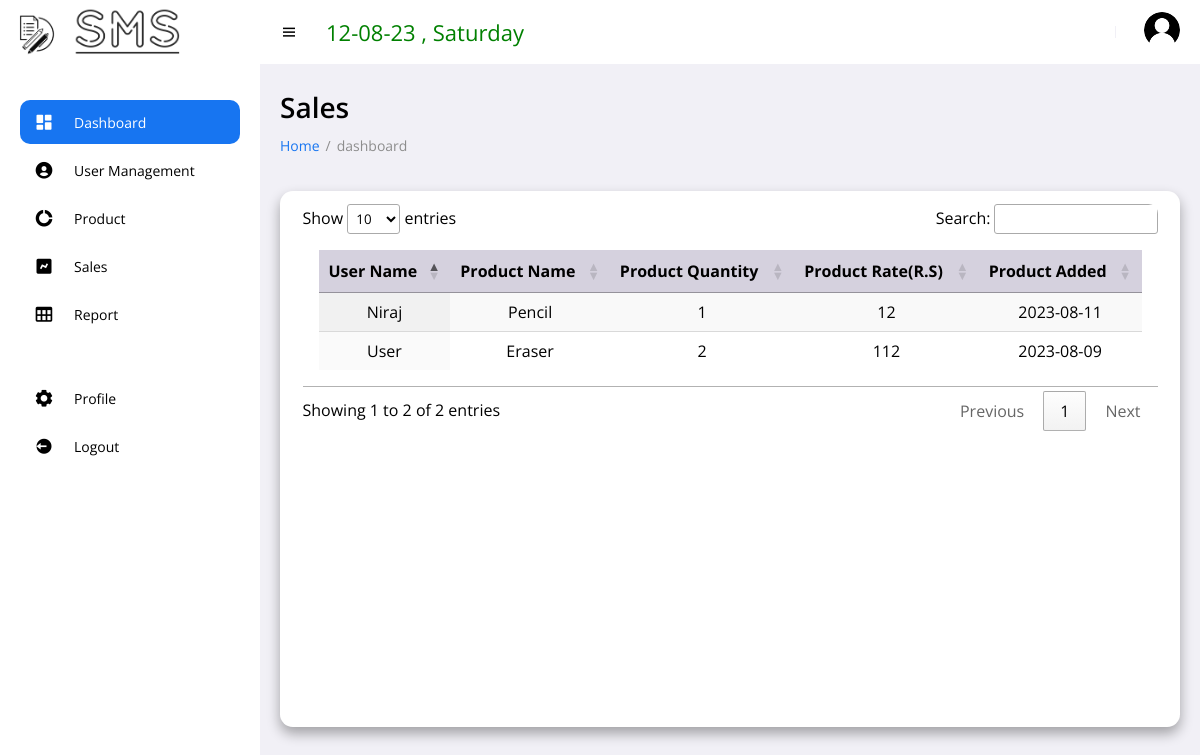
/sales.php (signed in), run on the app's committed database.
### tables this page shows
CREATE TABLE `users` (
  `user_id` int(11) NOT NULL,
  `username` varchar(255) NOT NULL,
  `email` varchar(255) NOT NULL,
  `password` varchar(255) NOT NULL,
  `cpassword` varchar(255) NOT NULL,
  `user_type` int(11) NOT NULL
);

CREATE TABLE `purchase_list` (
  `purchase_id` int(11) NOT NULL,
  `user_id` int(11) NOT NULL,
  `product_name` varchar(50) NOT NULL,
  `product_image` varchar(255) NOT NULL,
  `product_rate` varchar(255) NOT NULL,
  `product_quantity` varchar(110) NOT NULL,
  `purchase_date` date DEFAULT current_timestamp()
);

### sales.php (the view, shortened to what this page needs)
<!DOCTYPE html>
<html lang="en">
<head>
	<link href='https://unpkg.com/boxicons@2.0.9/css/boxicons.min.css' rel='stylesheet'>
	<link rel="stylesheet" href="assets/css/style.css">
	<link rel="stylesheet" href="assets/css/add.css">
    <link rel="stylesheet" href="https://cdn.datatables.net/1.13.6/css/jquery.dataTables.min.css">
</head>
<body>
	<section id="sidebar">
		<?php
			if($_SESSION['user_type'] == 1){
				include 'layouts/user_menu.php';
			}
			else{
				include 'layouts/admin_menu.php';
			}
		?>
  <main >
    <h1 class="title">Sales</h1>
    <ul class="breadcrumbs">
        <li><a href="admin_dashboard.php">Home</a></li>
        <li class="divider">/</li>
        <li><a href="admin_dashboard.php" class="active">dashboard</a></li>
    </ul>
    <div class="content">
    <div class="table">
        <section class="table_body">
        <table id="table" class="display" style="width:100%">
                <?php
                    include 'includes/connection.php';
                ?>
                <thead>
                    <tr>
                        <th>User Name</th>
                        <th>Product Name</th>
                        <th>Product Quantity</th>
                        <th>Product Rate(R.S)</th>
                        <th>Product Added</th>
                    </tr>
                </thead>
                <tbody>
                <?php
                    $select_product = mysqli_query($con, "SELECT * FROM purchase_list  ORDER BY purchase_date DESC ");
                    if(mysqli_num_rows($select_product) > 0){
                        while( $fetch_purchase = mysqli_fetch_assoc($select_product)){
                        $id= $fetch_purchase['user_id'];
                    ?>
                    <tr>
                        <td>
                        <?php
                            $user = mysqli_query($con, "SELECT * FROM users  WHERE user_id='$id'");
                            if(mysqli_num_rows($user) > 0){
                                while( $fetch_name = mysqli_fetch_assoc($user)){
                        ?>
                            <?php  echo $fetch_name['username']?></td><?php } }?>
                        <td><?php  echo $fetch_purchase['product_name']?></td>
                        <td><?php  echo $fetch_purchase['product_quantity'] ?></td>
                        <td><?php  echo $fetch_purchase['product_rate'] ?></td>
                        <td><?php echo $fetch_purchase['purchase_date'] ?></td>
                    </tr>
                    <?php
                        }
                    }
                    ?>
                </tbody>
            </table>
        </section>
    </div>
	</div>
  </main>
</section>
</body>
</html>

### assets/css/style.css (style rules this page uses)
* { font-family: 'Open Sans', sans-serif; margin: 0; padding: 0; box-sizing: border-box; }
:root { --grey: #F1F0F6; --dark-grey: #8D8D8D; --light: #fff; --dark: #000; --green: #81D43A; --light-green: #E3FFCB; --blue: #1775F1; --light-blue: #D0E4FF; --dark-blue: #0C5FCD; --red: #FC3B56; }
body { background: var(--grey); overflow-x: hidden; }
a { text-decoration: none; }
li { list-style: none; }
#sidebar { position: fixed; max-width: 260px; width: 100%; background: var(--light); top: 0; left: 0; height: 100%; overflow-y: auto; scrollbar-width: none; transition: all .3s ease; z-index: 200; }
main { width: 100%; padding: 24px 20px 20px 20px; }
main .title { font-size: 28px; font-weight: 600; margin-bottom: 10px; }
main .breadcrumbs { display: flex; grid-gap: 6px; }
main .breadcrumbs li, main .breadcrumbs li a { font-size: 14px; }
main .breadcrumbs li a { color: var(--blue); }
main .breadcrumbs li a.active, main .breadcrumbs li.divider { color: var(--dark-grey); pointer-events: none; }
main .content { width: 100%; min-height: 50vh; margin-top: 36px; background-color: white; box-shadow: 0 .4rem .8rem #0005; border-radius: .8rem; }
main .table { width: 100%; height: 67vh; overflow: hidden; }
main .content .table_body { width: 95%; max-height: calc(89% - .16rem); background-color: #fffb; margin: .8rem auto; border-radius: .6rem; overflow: auto; }
table { width: 100%; overflow: auto; }
table, th, td { border-collapse: collapse; padding: 1rem; text-align: center; }
thead th { position: sticky; top: 0; left: 0; background-color: #d5d1defe; }
tbody tr:nth-child(even) { background-color: #0000000b; }

### data on the page
purchase_list: product_name "Pencil", product_quantity "1", product_rate "12", purchase_date "2023-08-11"
users: username "Niraj"
purchase_list: product_name "Eraser", product_quantity "2", product_rate "112", purchase_date "2023-08-09"
users: username "User"
